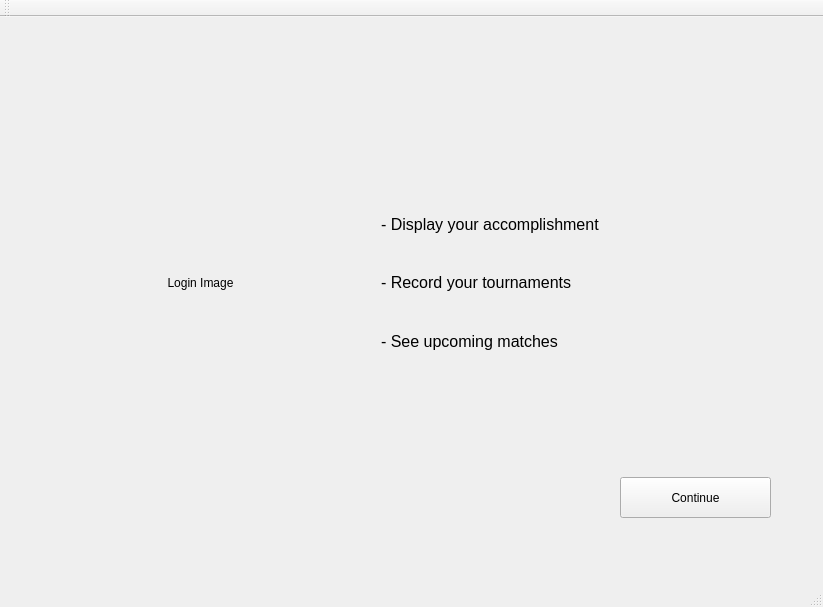
<?xml version="1.0" encoding="UTF-8"?>
<ui version="4.0">
 <class>TennisDesktopAppClass</class>
 <widget class="QMainWindow" name="TennisDesktopAppClass">
  <property name="geometry">
   <rect>
    <x>0</x>
    <y>0</y>
    <width>823</width>
    <height>607</height>
   </rect>
  </property>
  <property name="windowTitle">
   <string>TennisDesktopApp</string>
  </property>
  <widget class="QWidget" name="centralWidget">
   <widget class="QWidget" name="verticalLayoutWidget">
    <property name="geometry">
     <rect>
      <x>370</x>
      <y>170</y>
      <width>401</width>
      <height>191</height>
     </rect>
    </property>
    <layout class="QVBoxLayout" name="verticalLayout_2">
     <item>
      <widget class="QLabel" name="label_Intro2">
       <property name="font">
        <font>
         <pointsize>12</pointsize>
        </font>
       </property>
       <property name="text">
        <string>- Display your accomplishment</string>
       </property>
      </widget>
     </item>
     <item>
      <widget class="QLabel" name="label_Intro1">
       <property name="font">
        <font>
         <pointsize>12</pointsize>
        </font>
       </property>
       <property name="text">
        <string>- Record your tournaments</string>
       </property>
      </widget>
     </item>
     <item>
      <widget class="QLabel" name="label_Intro3">
       <property name="font">
        <font>
         <pointsize>12</pointsize>
        </font>
       </property>
       <property name="text">
        <string>- See upcoming matches</string>
       </property>
      </widget>
     </item>
    </layout>
   </widget>
   <widget class="QLabel" name="label_WelcomeText">
    <property name="geometry">
     <rect>
      <x>130</x>
      <y>30</y>
      <width>541</width>
      <height>51</height>
     </rect>
    </property>
    <property name="font">
     <font>
      <pointsize>25</pointsize>
     </font>
    </property>
    <property name="text">
     <string/>
    </property>
    <property name="alignment">
     <set>Qt::AlignmentFlag::AlignCenter</set>
    </property>
   </widget>
   <widget class="QLabel" name="label_LoginPic">
    <property name="geometry">
     <rect>
      <x>80</x>
      <y>120</y>
      <width>241</width>
      <height>291</height>
     </rect>
    </property>
    <property name="font">
     <font>
      <italic>false</italic>
     </font>
    </property>
    <property name="text">
     <string>Login Image</string>
    </property>
    <property name="scaledContents">
     <bool>false</bool>
    </property>
    <property name="alignment">
     <set>Qt::AlignmentFlag::AlignCenter</set>
    </property>
   </widget>
   <widget class="QPushButton" name="continueButton">
    <property name="geometry">
     <rect>
      <x>620</x>
      <y>460</y>
      <width>151</width>
      <height>41</height>
     </rect>
    </property>
    <property name="text">
     <string>Continue</string>
    </property>
   </widget>
  </widget>
  <widget class="QMenuBar" name="menuBar">
   <property name="geometry">
    <rect>
     <x>0</x>
     <y>0</y>
     <width>823</width>
     <height>33</height>
    </rect>
   </property>
  </widget>
  <widget class="QToolBar" name="mainToolBar">
   <attribute name="toolBarArea">
    <enum>TopToolBarArea</enum>
   </attribute>
   <attribute name="toolBarBreak">
    <bool>false</bool>
   </attribute>
  </widget>
  <widget class="QStatusBar" name="statusBar"/>
 </widget>
 <layoutdefault spacing="6" margin="11"/>
 <resources>
  <include location="TennisDesktopApp.qrc"/>
 </resources>
 <connections/>
</ui>
